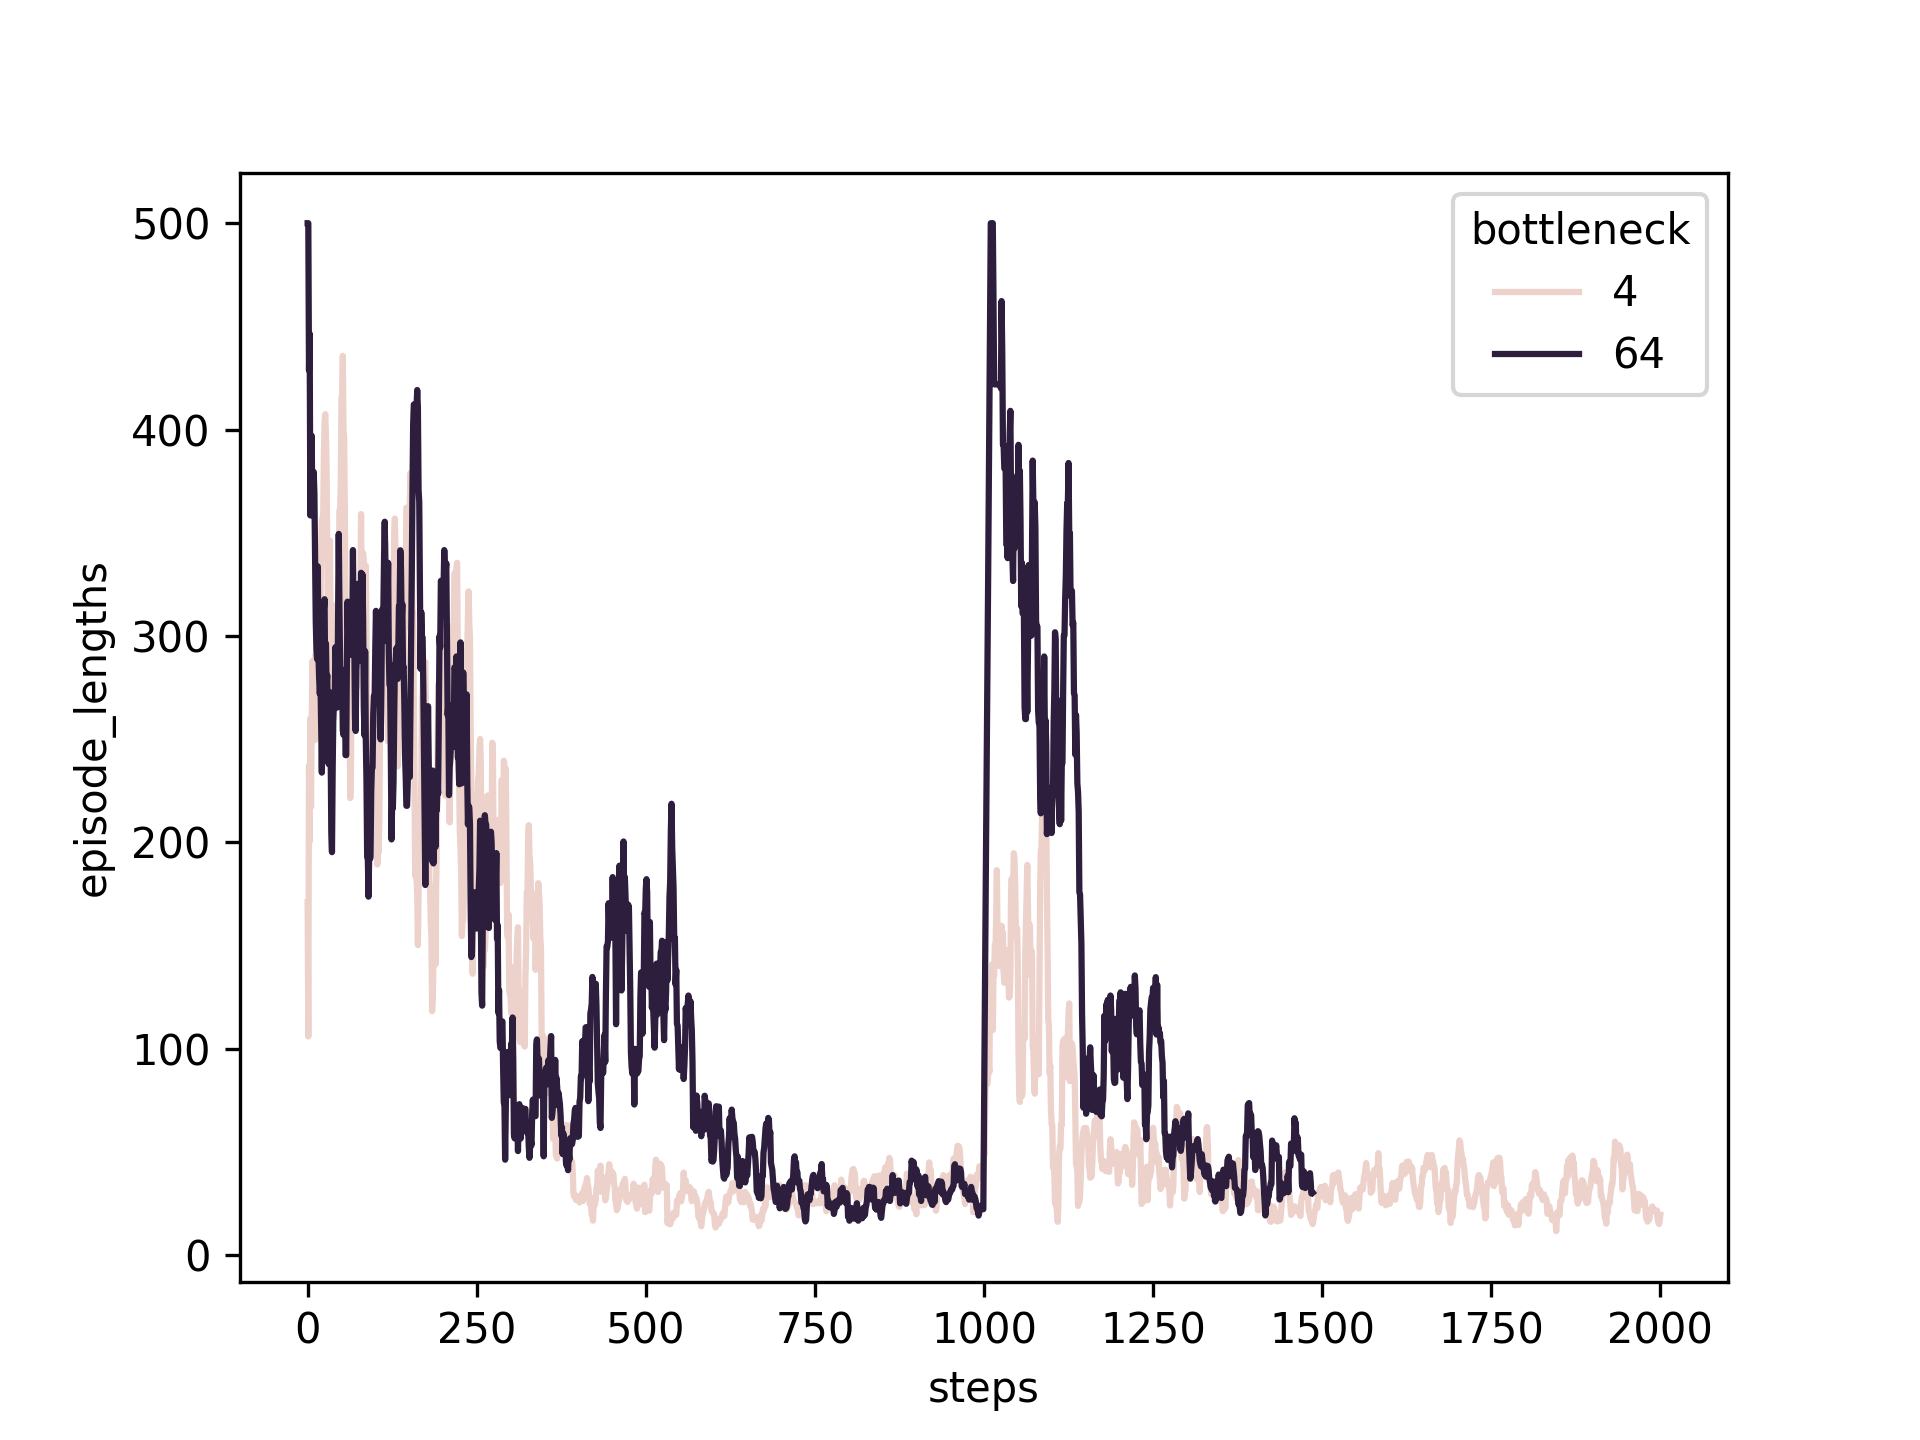

Recreate this plot in Python.
import matplotlib.pyplot as plt
import pandas as pd
import seaborn as sns
import numpy as np
import os
from tqdm import tqdm
from tensorboard.backend.event_processing.event_accumulator import EventAccumulator

TAG_NAME = "episode_lengths"
log_dir = "runs/no_termination_reg_experiment"

dfs = []
for experiment in tqdm(os.listdir(log_dir)):

    experiment = os.path.join(log_dir, experiment)
    seed = float(experiment.split("seed-")[1].split("-noise")[0])
    noise = float(experiment.split("noise-")[1].split("-bottleneck")[0])
    bottleneck = int(experiment.split("bottleneck-")[1].split("-")[0])
    event_accumulator = EventAccumulator(experiment)
    event_accumulator.Reload()

    steps = {x.step for x in event_accumulator.Scalars(TAG_NAME)}
    x = list(range(len(steps)))
    y = [x.value for x in event_accumulator.Scalars(TAG_NAME)]
    y = [np.mean(y[max(0,i-10):i+1]) for i in range(len(y))]
    df = pd.DataFrame({"steps": x, TAG_NAME: y})
    df["seed"] = seed
    df["noise"] = noise
    df["bottleneck"] = bottleneck
    print(bottleneck)
    print(noise)
    print(seed)
    dfs.append(df)
data = pd.concat(dfs).reset_index()
fig, ax = plt.subplots()
sns.lineplot(data=data, x="steps", y=TAG_NAME, hue="bottleneck")
fig.savefig("plot.png", dpi=300)